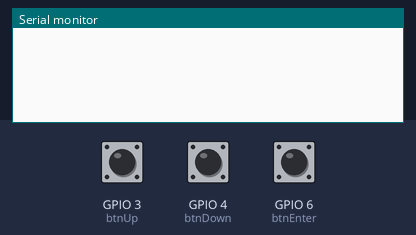
Recording of a program running on a simulated ESP32-S3. Parts: the last lines printed to the serial monitor. Inputs (shaded band) come from the test bench; at power-on: GPIO 3 (btnUp) HIGH, GPIO 4 (btnDown) HIGH, GPIO 6 (btnEnter) HIGH.

Above: at 1.2 s.
1.3 s: GPIO 3 (btnUp) pulled LOW for 0.15 s
At 2.5 s:
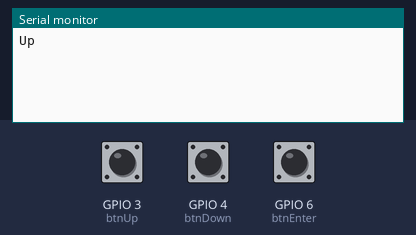
2.9 s: GPIO 4 (btnDown) pulled LOW for 0.15 s
At 3.8 s:
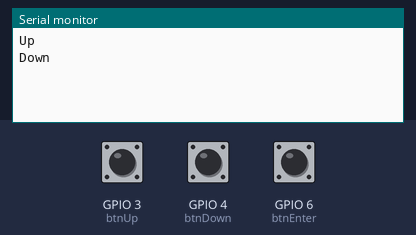

The program:

main.cpp
```cpp
#include <Arduino.h>

#include "button.h"

void printUp() { Serial.println("Up"); }

void printDown() { Serial.println("Down"); }

Button btnUp(D2, &printUp);
Button btnDown(D3, &printDown);
Button btnEnter(D5, &printDown);

void processButton(Button &btn) {
    if ((digitalRead(btn.getPin()) == LOW) && btn.getReady()) {
        btn.pressed();
        btn.callFunction();

        // Serial.println("Pressed");
    } else if ((digitalRead(btn.getPin()) == HIGH) &&
               (millis() - btn.getTimeOfPress() > btn.debounceTime)) {
        btn.setReady(true);
    }
}

void setup() {
    Serial.begin(115200);

    pinMode(btnUp.getPin(), INPUT_PULLUP);
    pinMode(btnDown.getPin(), INPUT_PULLUP);
    pinMode(btnEnter.getPin(), INPUT_PULLUP);
}

void loop() {
    processButton(btnUp);
    processButton(btnDown);
    processButton(btnEnter);
}
```

button.h
```cpp
#include <Arduino.h>

class Button {
   private:
    const uint8_t pin;
    bool ready = false;
    uint32_t timeOfPress = 0;
    void (*f)();

   public:
    static const uint8_t debounceTime = 150;

    Button(uint8_t pinIn, void (*func)()) : pin(pinIn), f(func) {}

    const uint8_t getPin() { return pin; }

    bool getReady() { return ready; }

    void pressed() {
        ready = false;
        timeOfPress = millis();
    }

    void setReady(bool ready) { this->ready = ready; }

    uint32_t getTimeOfPress() { return timeOfPress; }

    void callFunction() { f(); }
};
```

Measured:
- after the input at 1.3 s, the serial monitor: prints a new line at once (image 1)
- after the input at 2.9 s, the serial monitor: prints a new line at once (image 2)
